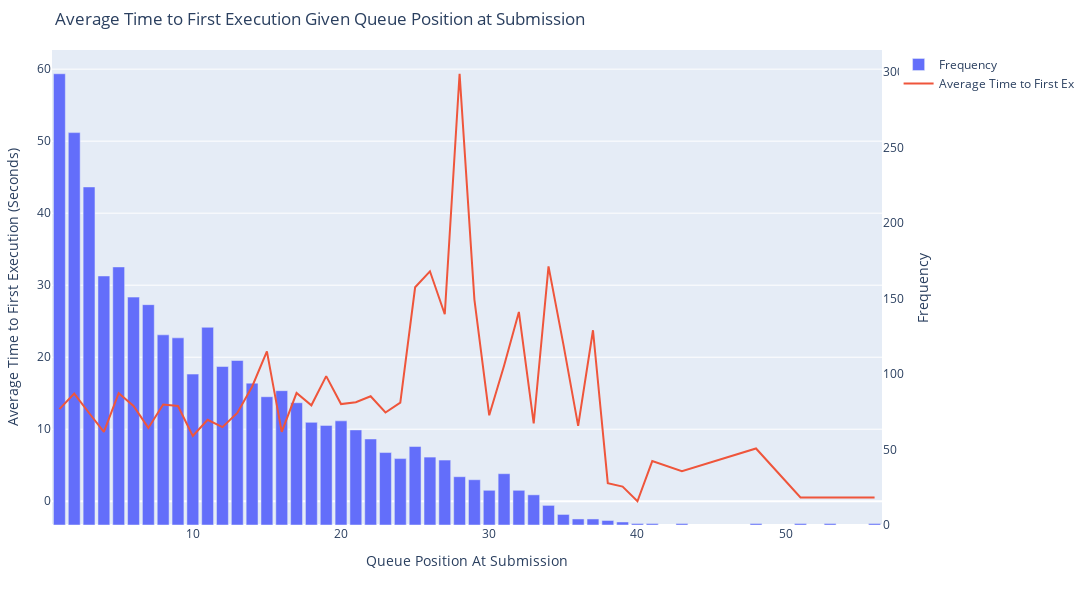

Source (notebook cell):
### Code cell
fig = go.Figure(go.Bar(
    x=first_ex_stats['Start_Position'],
    y=first_ex_stats['Frequency'],
    name = 'Frequency'))

# Add time trace
fig.add_trace(go.Scatter(
    x=first_ex_stats['Start_Position'],
    y=first_ex_stats['Time_To_First_Ex'],
    mode='lines',
    name = 'Average Time to First Ex'))

# Update layout
fig.update_layout(
    title='Average Time to First Execution Given Queue Position at Submission',
    xaxis_title='Queue Position At Submission',
    yaxis_title='Frequency',
    yaxis = dict(side='right', showgrid=False),
    yaxis2 = dict(side='left', overlaying='y', title='Average Time to First Execution (Seconds)'))
fig.data[0].yaxis='y'
fig.data[1].yaxis='y2'
fig.update_layout(width=1440, height=600, margin=dict(l=50, r=50, b=75, t=50))
# Show the figure
# fig.show()

### Figure 1 — Plotly figure (JSON) as saved in the notebook; plotly's stock layout.template omitted (floating-point values rounded to 4 significant figures)
{"data": [{"name": "Frequency", "type": "bar", "x": [1, 2, 3, 4, 5, 6, 7, 8, 9, 10, 11, 12, 13, 14, 15, 16, 17, 18, 19, 20, 21, 22, 23, 24, 25, 26, 27, 28, 29, 30, 31, 32, 33, 34, 35, 36, 37, 38, 39, 40, 41, 43, 48, 51, 53, 56], "y": [299, 260, 224, 165, 171, 151, 146, 126, 124, 100, 131, 105, 109, 94, 85, 89, 81, 68, 66, 69, 63, 57, 48, 44, 52, 45, 43, 32, 30, 23, 34, 23, 20, 13, 7, 4, 4, 3, 2, 1, 1, 1, 1, 1, 1, 1], "yaxis": "y"}, {"mode": "lines", "name": "Average Time to First Ex", "type": "scatter", "x": [1, 2, 3, 4, 5, 6, 7, 8, 9, 10, 11, 12, 13, 14, 15, 16, 17, 18, 19, 20, 21, 22, 23, 24, 25, 26, 27, 28, 29, 30, 31, 32, 33, 34, 35, 36, 37, 38, 39, 40, 41, 43, 48, 51, 53, 56], "y": [12.79, 14.94, 12.25, 9.636, 15.01, 13.24, 10.18, 13.44, 13.23, 9.063, 11.31, 10.29, 12.26, 15.91, 20.81, 9.624, 15.03, 13.32, 17.37, 13.49, 13.75, 14.57, 12.32, 13.7, 29.71, 31.93, 25.96, 59.36, 28.01, 11.93, 18.82, 26.29, 10.8, 32.61, 21.82, 10.48, 23.75, 2.505, 2.043, 0.000116, 5.581, 4.164, 7.323, 0.524, 0.5231, 0.5252], "yaxis": "y2"}], "layout": {"height": 600, "margin": {"b": 75, "l": 50, "r": 50, "t": 50}, "title": {"text": "Average Time to First Execution Given Queue Position at Submission"}, "width": 1440, "xaxis": {"title": {"text": "Queue Position At Submission"}}, "yaxis": {"showgrid": false, "side": "right", "title": {"text": "Frequency"}}, "yaxis2": {"overlaying": "y", "side": "left", "title": {"text": "Average Time to First Execution (Seconds)"}}}}
